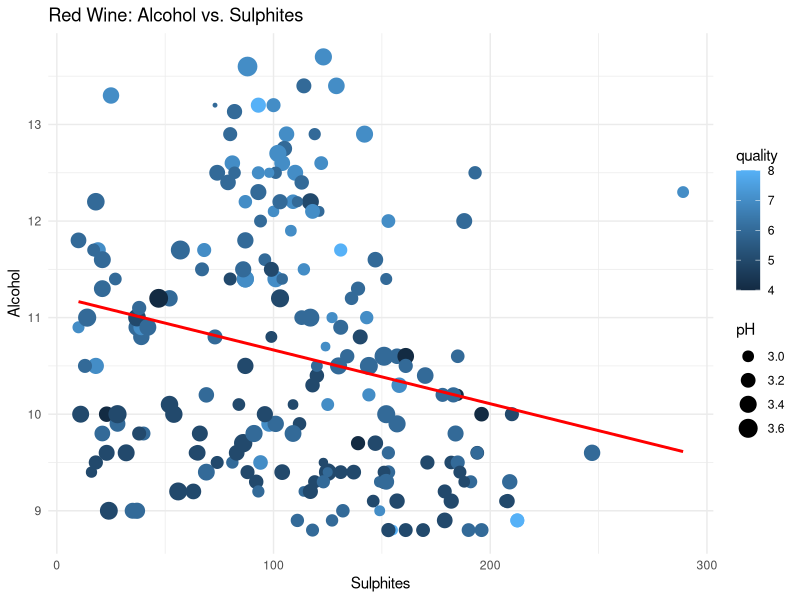
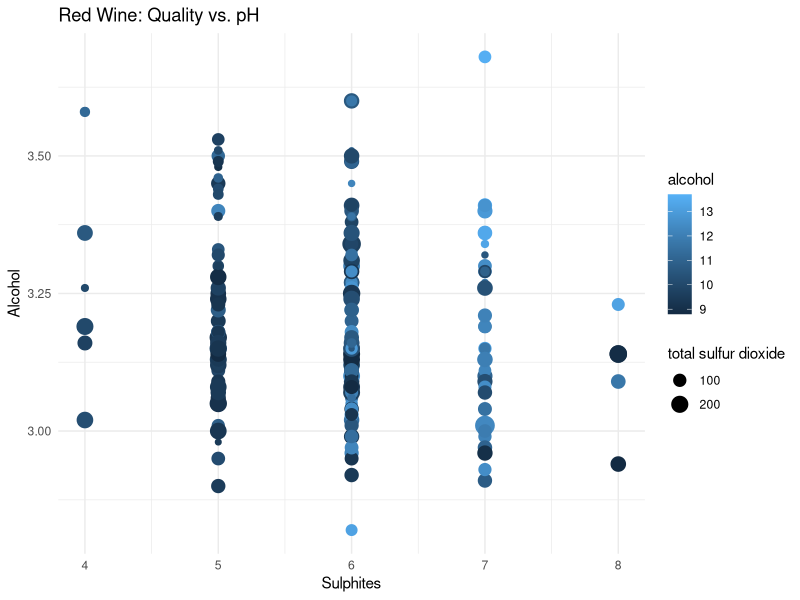
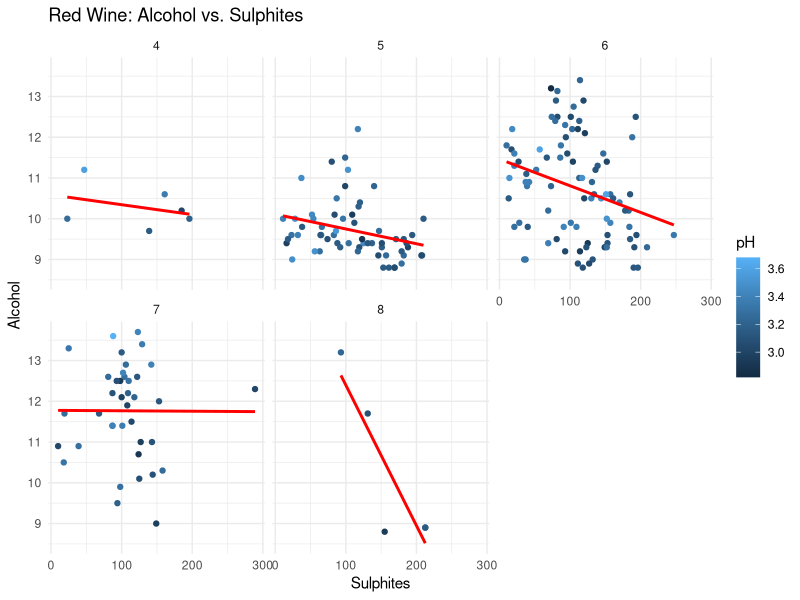

The R script that drew these images, in order:
#Amanda Polarolo
# Vincent Cifone
##########################
###Creation of a Multi-linear model for Alcohol, pH and Sulphites with respect to Quality

setwd("C:/Users/Amanda/Documents/GitHub/STAT383_Final")  
# Access to ggplot data visualization
install.packages("ggplot2")         
library(ggplot2)

#Access Dataset's
install.packages("readxl")         
library(readxl)

# Clean Console and Environment
rm(list = ls())
cat("\f")

# Local access to datasets
WineProperties_Red <- read_excel("RedWine_DataSet.xlsx")

##### Get Random Sample of 500 red wines
#Seed for random number generator using pseudo-random number generation which is sufficiently random for our purposes
set.seed(5678)

#Find indexes of the 500 random elements
randomIndexes <- sample(seq_len(nrow(WineProperties_Red)), 200, replace = FALSE)

#Get random data from random index (can choose which data to set after ",")
redWineRandom <- WineProperties_Red[randomIndexes, ]
#####

# Creation of linear models -- Quality VS alcohol~~~~~~~~~~~~~~~~~~~~~~~~~~~~~~~~~~~~~~~~~~~~~~~~~~~~~~~~~~~~~~
red_alc_pH_sulphites_mlr <- lm(quality ~ alcohol + pH + `total sulfur dioxide`, data = redWineRandom)
print(summary(red_alc_pH_sulphites_mlr))

# Scatter Plot: Alcohol Vs. Sulphites
ggplot(redWineRandom, aes(x=`total sulfur dioxide` , y=alcohol, col=quality)) +
  geom_point(aes(size=pH)) +
  geom_smooth(method='lm', se=FALSE, color="red") +
  theme_minimal() +
  labs(title="Red Wine: Alcohol vs. Sulphites", x="Sulphites",y="Alcohol")

# Scatter Plot: Alcohol Vs. Sulphites
ggplot(redWineRandom, aes(x=quality , y=pH, col=alcohol)) +
  geom_point(aes(size=`total sulfur dioxide`)) +
  theme_minimal() +
  labs(title="Red Wine: Quality vs. pH", x="Sulphites",y="Alcohol")

# Scatter Plot: Alcohol Vs. Sulphites
ggplot(redWineRandom, aes(x=`total sulfur dioxide` , y=alcohol, col=pH)) +
  geom_point() +
  geom_smooth(method='lm', se=FALSE, color="red") +
  facet_wrap(~quality) +
  theme_minimal() +
  labs(title="Red Wine: Alcohol vs. Sulphites", x="Sulphites",y="Alcohol")


